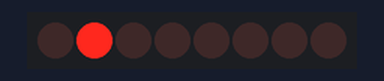
Recording of a sketch running on a simulated Arduino Uno, built with avr-gcc and run on an emulated ATmega328P. Parts: 8 shift-register outputs drawn as a row of LEDs (first output left, lit = HIGH). Wiring (inferred from the names in the program): shift register (74HC595): data pin 7; shift clock pin 8; latch pin 9. Wiring (inferred from the signals the program sends): row of LEDs: on Q0, Q1, Q2, Q3, Q4, Q5, Q6, Q7.

Above: at 0.1 s.
At 0.6 s:
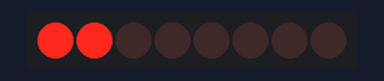
Timing chart, 0 to 3.0 s (numbered marks = the images above):
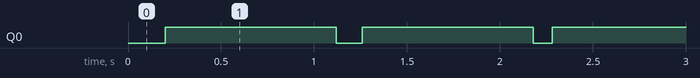

The sketch:

manyPin.ino
```cpp
#include <Arduino.h>

#define DATA 7
#define CLK 8
#define LATCH 9

unsigned char value74595 = 0x03;

void setup()
{
    Serial.begin(9600);

    for (int i = 0; i < 3; i++) {
        pinMode(DATA + i, OUTPUT);
    }
    spi74595(value74595);

}

int count = 0;
int countVariable = 0;
int pwmDuty = 1;

void loop()
{

    count++;

    if (count == 100) {
        count = 0;

        value74595 |= 0x01;
        spi74595(value74595);
    } else if (count == pwmDuty) {
        value74595 &= ~0x01;
        spi74595(value74595);
    }

    countVariable++;

    if (countVariable == 100) {
        countVariable = 0;

        pwmDuty++;

        if (pwmDuty == 100) {
            pwmDuty = 1;
        }
    }

    delayMicroseconds(100);

}

void spi74595(unsigned char data) {

    for (int i = 0; i < 8; i++) {
        if (data & (0x80 >> i)) {
            digitalWrite(DATA, HIGH);
        } else {
            digitalWrite(DATA, LOW);
        }
        digitalWrite(CLK, HIGH);
        digitalWrite(CLK, LOW);
    }
    digitalWrite(LATCH, HIGH);
    digitalWrite(LATCH, LOW);
}
```

Measured:
- by itself, Q0: alternates HIGH for 0.96 s and LOW for 0.10 s
